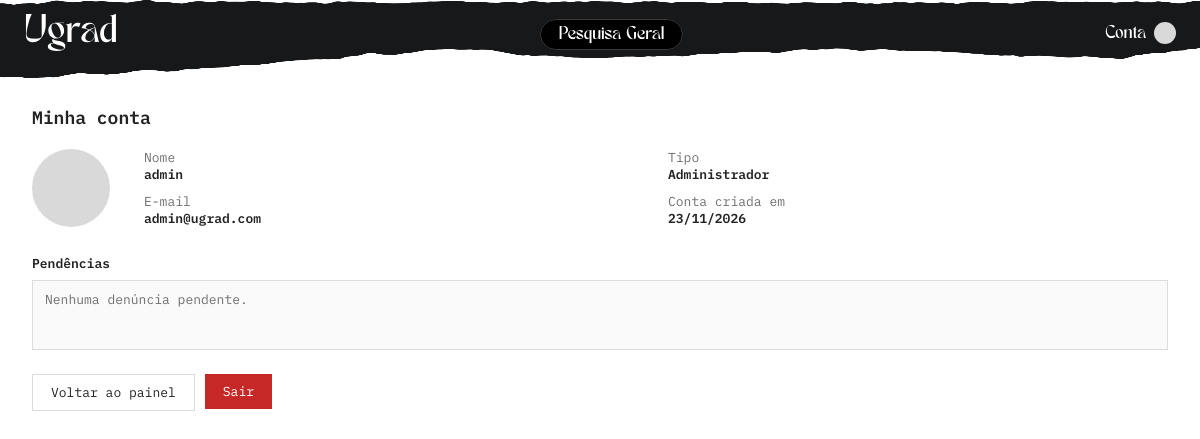
The page /admin/arq_07.php (signed in) on the database its author committed.
### tables this page shows
CREATE TABLE usuarios(
  id int PRIMARY KEY AUTO_INCREMENT,
  nome varchar(64),
  email varchar(128) unique NOT NULL,
  senha varchar(128) NOT NULL,
  descricao varchar(1000),
  tipo int NOT NULL,
  ativada boolean DEFAULT TRUE,
  imagem_perfil longblob,
  data_criacao timestamp DEFAULT CURRENT_TIMESTAMP,
  FOREIGN KEY (tipo) REFERENCES tipos_usuario (id)
);

CREATE TABLE tipos_usuario(
  id int PRIMARY KEY AUTO_INCREMENT,
  nome varchar(14) NOT NULL
);

### admin/includes/mod_02.php (called while the page is built, shortened)
<?php
function tipo_label(string $tipoNome): string {
    $labels = [
        'ALUNO' => 'Aluno',
        'PROFESSOR' => 'Professor',
        'EMPRESARIO' => 'Investidor/Empresa',
        'INSTITUICAO' => 'Instituição',
        'ADMINISTRADOR' => 'Administrador',
    ];
    return $labels[$tipoNome] ?? ucfirst(strtolower($tipoNome));
}
function formatar_data(?string $timestamp): string {
    $t = strtotime($timestamp);
    return $t ? date('d/m/Y', $t) : '—';
}
function avatar_data_uri(?string $blob): ?string {
    if (!$blob) return null;
    $finfo = new finfo(FILEINFO_MIME_TYPE);
    $mime = $finfo->buffer($blob) ?: 'image/jpeg';
    return 'data:' . $mime . ';base64,' . base64_encode($blob);
}
function find_usuario(int $id): ?array {
    global $pdo;
    $stmt = $pdo->prepare(USUARIO_SELECT . ' WHERE u.id = ?');
    $stmt->execute([$id]);
    $row = $stmt->fetch();
    return $row ?: null;
}
function total_reportagens(): int {
    global $pdo;
    return (int)$pdo->query('SELECT COUNT(*) FROM reportagens')->fetchColumn();
}

### admin/arq_07.php (the view, shortened to what this page needs)
<?php
require __DIR__ . '/includes/mod_01.php';
require __DIR__ . '/includes/mod_02.php';
$eu = find_usuario((int)$_SESSION['usuario_id']);
$foto = avatar_data_uri($eu['imagem_perfil'] ?? null);
require __DIR__ . '/includes/mod_04.php';
?>
<h1 class="page-title">Minha conta</h1>
<div class="detail-grid">
  <?php if ($foto): ?>
    <div class="detail-avatar" style="background-image:url('<?= $foto ?>');background-size:cover;background-position:center;"></div>
  <?php else: ?>
    <div class="detail-avatar"></div>
  <?php endif; ?>
  <div class="detail-fields">
    <div>
      <div class="field-label">Nome</div>
      <div class="field-value"><?= htmlspecialchars($eu['nome']) ?></div>
    </div>
    <div>
      <div class="field-label">Tipo</div>
      <div class="field-value"><?= htmlspecialchars(tipo_label($eu['tipo_nome'])) ?></div>
    </div>
    <div>
      <div class="field-label">E-mail</div>
      <div class="field-value"><?= htmlspecialchars($eu['email']) ?></div>
    </div>
    <div>
      <div class="field-label">Conta criada em</div>
      <div class="field-value"><?= htmlspecialchars(formatar_data($eu['data_criacao'])) ?></div>
    </div>
  </div>
</div>
<div class="block">
  <h2>Pendências</h2>
  <div class="desc-box">
    <?php if ($pendentes > 0): ?>
      Há <strong><?= $pendentes ?></strong> denúncia<?= $pendentes > 1 ? 's' : '' ?> aguardando análise nas telas de detalhe.
    <?php else: ?>
      Nenhuma denúncia pendente.
    <?php endif; ?>
  </div>
</div>
<div class="actions-row">
  <a class="btn btn-outline" href="index.php">Voltar ao painel</a>
  <form method="post" action="arq_08.php">
    <button type="submit" class="btn btn-danger">Sair</button>
  </form>
</div>
<?php require __DIR__ . '/includes/mod_05.php'; ?>

### admin/css/painel_estilo.css (style rules this page uses)
:root { --black: #17181a; --near-black: #222325; --grey-bg: #9a9a9a; --card-bg: #ffffff; --border: #dcdcdc; --text: #232323; --text-muted: #6f6f6f; --red: #c62828; --red-dark: #a11f1f; --green: #2e7d32; --radius: 0; --font: 'IBM Plex Mono', 'Courier New', monospace; --soft-bg: #fafafa; --avatar-bg: #d9d9d9; --row-selected-bg: #f4f4f4; --fs-2xs: 10px; --fs-xs: 11px; --fs-sm: 12px; --fs-base: 13px; --fs-md: 14px; --fs-lg: 16px; --fs-xl: 18px; --fw-regular: 400; --fw-semibold: 600; }
* { box-sizing: border-box; }
button, input, textarea, select { font-family: inherit; }
body { margin: 0; font-family: var(--font); background: var(--grey-bg); color: var(--text); min-height: 100vh; transition: background-color .15s ease, color .15s ease; }
a { color: inherit; text-decoration: none; }
h1.page-title { font-size: var(--fs-xl); font-weight: var(--fw-semibold); margin: 0 0 20px; }
.detail-grid { display: grid; grid-template-columns: 90px 1fr; gap: 22px; margin-bottom: 22px; }
.detail-avatar { width: 78px; height: 78px; border-radius: 50%; background: var(--avatar-bg); }
.detail-fields { display: grid; grid-template-columns: 1fr 1fr; gap: 4px 24px; font-size: var(--fs-base); }
.detail-fields .field-label { color: var(--text-muted); }
.detail-fields .field-value { font-weight: var(--fw-semibold); margin-bottom: 6px; }
.block { margin-bottom: 22px; }
.block h2 { font-size: var(--fs-base); font-weight: var(--fw-semibold); text-transform: none; margin: 0 0 8px; display: flex; align-items: center; gap: 6px; }
.desc-box { border: 1px solid var(--border); border-radius: var(--radius); min-height: 70px; padding: 10px 12px; font-size: var(--fs-base); color: var(--text-muted); background: var(--soft-bg); }
.actions-row { display: flex; gap: 10px; flex-wrap: wrap; margin-top: 24px; }
.btn { border: none; border-radius: var(--radius); padding: 9px 18px; font-size: var(--fs-base); cursor: pointer; }
.btn-danger { background: var(--red); color: #fff; }
.btn-outline { background: #fff; border: 1px solid var(--border); color: var(--text); }

### rows shown on the page
usuarios: nome "admin", tipo.nome "Administrador", email "admin@ugrad.com", data_criacao "23/11/2026"
